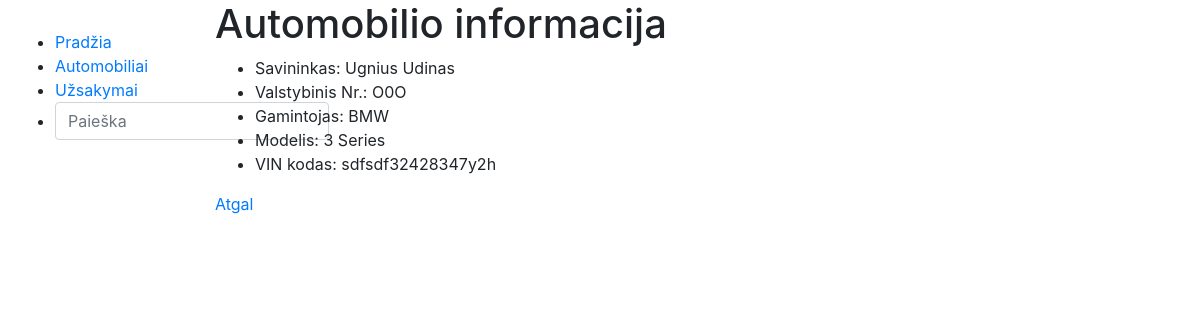
The page /autoservice/automobiliai/2 on the database its author committed.
### autoservice/models.py (models this page shows, shortened)
class Automobilis(models.Model):
    valstybinis_nr = models.CharField('Valstybinis_NR', max_length=6, validators=[validate_at_least_one_digit],
                                      help_text='Įvestas automobilio numeris turi turėti bent vieną skaičių.')
    automobilio_modelis_id = models.ForeignKey('Automobilio_modelis', on_delete=models.CASCADE)
    vin_kodas = models.CharField('VIN_kodas', max_length=17, help_text='Įveskite automobilio VIN kodą')
    klientas = models.CharField('Klientas', max_length=200, help_text='Įveskite aptarnaujamo žmogaus vardą pavardę')
    nuotrauka = models.ImageField('Mašina', upload_to='images', null=True, blank=True)
    def display_automobilis(self):
        return f'{self.automobilio_modelis_id.marke}, {self.automobilio_modelis_id.modelis}'
    display_automobilis.short_description = 'Automobilis'
    class Meta:
        verbose_name = 'Automobilis'
        verbose_name_plural = 'Automobiliai'

class Automobilio_modelis(models.Model):
    marke = models.CharField('Markė', max_length=30)
    modelis = models.CharField('Modelis', max_length=50)
    class Meta:
        verbose_name = 'Automobilio_modelis'
        verbose_name_plural = 'Automobilio_modeliai'

### autoservice/views.py (the view)
# urls.py: path('automobiliai/<int:automobilis_id>', views.automobilis, name='automobilis'),
def automobilis(request, automobilis_id):
    automobilis = get_object_or_404(Automobilis, pk=automobilis_id)
    return render(request, 'automobilis.html', {'automobilis': automobilis})

### templates/automobilis.html
{% extends "base.html" %}
{% block content %}
<h1>Automobilio informacija</h1>
<ul class="automobilio savininkas">
    <li> Savininkas: {{automobilis.klientas}}</li>
    <li> Valstybinis Nr.: {{automobilis.valstybinis_nr}}</li>
    <li> Gamintojas: {{automobilis.automobilio_modelis_id.marke}}</li>
    <li> Modelis: {{automobilis.automobilio_modelis_id.modelis}}</li>
    <li> VIN kodas: {{automobilis.vin_kodas}}</li>
</ul>
<a href="{% url 'automobiliai' %}"> Atgal</a>
{% endblock %}

### rows shown on the page
Automobilis: klientas "Ugnius Udinas", valstybinis_nr "O0O", automobilio_modelis_id.marke "BMW", automobilio_modelis_id.modelis "3 Series", vin_kodas "sdfsdf32428347y2h"
